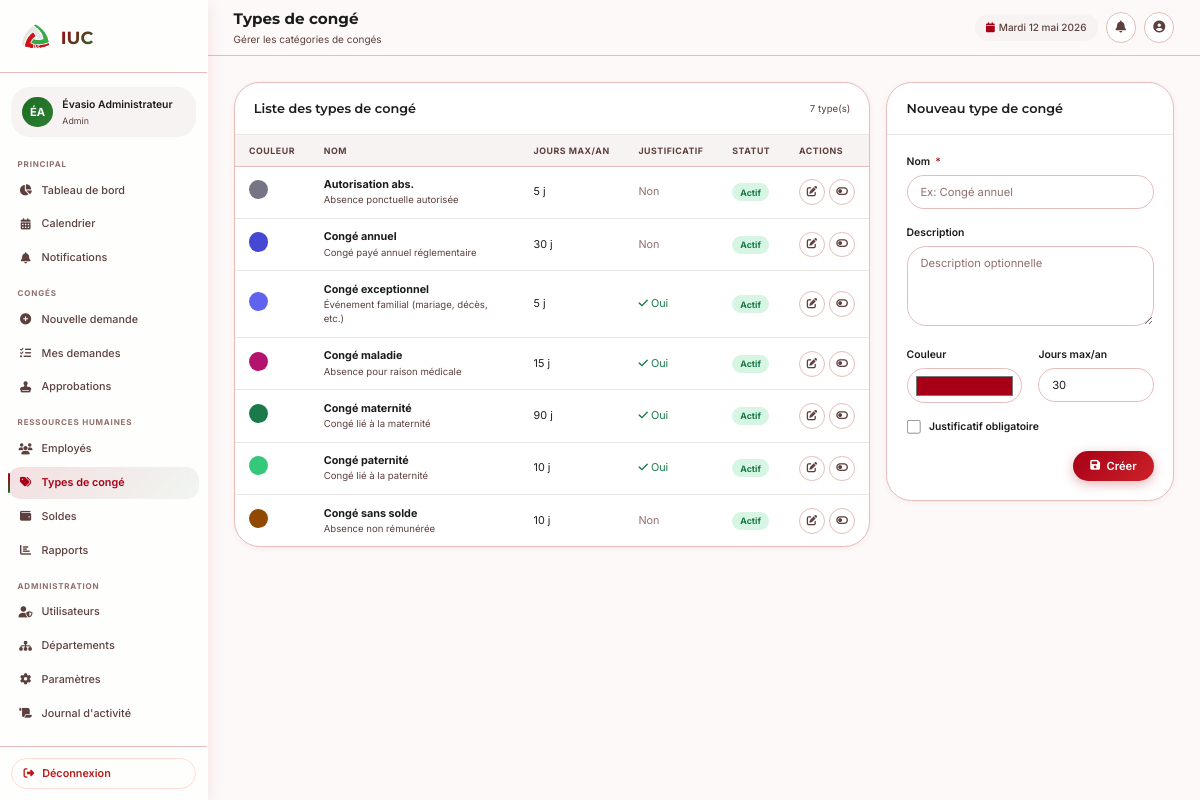
/types_conge.php (signed in), run on the app's committed database.
### tables this page shows
CREATE TABLE `types_conge` (
  `id`                  INT UNSIGNED NOT NULL AUTO_INCREMENT,
  `nom`                 VARCHAR(100) NOT NULL,
  `description`         TEXT DEFAULT NULL,
  `couleur`             VARCHAR(7) NOT NULL DEFAULT '#4648d4',
  `jours_max_annuel`    INT UNSIGNED NOT NULL DEFAULT 30,
  `justificatif_requis` TINYINT(1) NOT NULL DEFAULT 0,
  `actif`               TINYINT(1) NOT NULL DEFAULT 1,
  `created_at`          TIMESTAMP NOT NULL DEFAULT CURRENT_TIMESTAMP,
  `updated_at`          TIMESTAMP NOT NULL DEFAULT CURRENT_TIMESTAMP ON UPDATE CURRENT_TIMESTAMP,
  PRIMARY KEY (`id`)
);

### includes/functions.php (called while the page is built, shortened)
<?php
function h(string $str): string {
    return htmlspecialchars($str, ENT_QUOTES, 'UTF-8');
}

### types_conge.php (the view, shortened to what this page needs)
<?php
require_once __DIR__ . '/includes/functions.php';
$db = getDB();
$types = $db->query("SELECT * FROM types_conge ORDER BY nom")->fetchAll();
$edit = null;
require_once __DIR__ . '/includes/header.php';
?>
<div style="display:grid;grid-template-columns:1fr 360px;gap:20px;align-items:start">
    <div class="card">
        <div class="card-header">
            <div class="card-title">Liste des types de congé</div>
            <div class="card-subtitle"><?= count($types) ?> type(s)</div>
        </div>
        <?php if (empty($types)): ?>
            <div class="empty-state">
                <div class="empty-state-icon"><i class="fas fa-tags"></i></div>
                <h3>Aucun type configuré</h3>
            </div>
        <?php else: ?>
            <div class="table-wrapper">
                <table>
                    <thead>
                        <tr>
                            <th>Couleur</th>
                            <th>Nom</th>
                            <th>Jours max/an</th>
                            <th>Justificatif</th>
                            <th>Statut</th>
                            <th>Actions</th>
                        </tr>
                    </thead>
                    <tbody>
                        <?php foreach ($types as $t): ?>
                            <tr>
                                <td><span style="display:inline-block;width:24px;height:24px;border-radius:50%;background:<?= h($t['couleur']) ?>"></span></td>
                                <td><strong><?= h($t['nom']) ?></strong><?php if ($t['description']): ?><div style="font-size:12px;color:var(--on-surface-variant)"><?= h($t['description']) ?></div><?php endif; ?></td>
                                <td><?= $t['jours_max_annuel'] ?> j</td>
                                <td><?= $t['justificatif_requis'] ? '<span style="color:var(--success)"><i class="fas fa-check"></i> Oui</span>' : '<span style="color:var(--outline)">Non</span>' ?></td>
                                <td><span style="display:inline-flex;align-items:center;gap:5px;padding:3px 10px;border-radius:var(--radius-full);font-size:11px;font-weight:700;background:<?= $t['actif'] ? 'var(--success-container)' : 'var(--error-container)' ?>;color:<?= $t['actif'] ? 'var(--success)' : 'var(--error)' ?>"><?= $t['actif'] ? 'Actif' : 'Inactif' ?></span></td>
                                <td>
                                    <div class="action-btns">
                                        <a href="?edit=<?= $t['id'] ?>" class="btn-icon" title="Modifier"><i class="fas fa-edit"></i></a>
                                        <form method="POST" style="display:inline">
                                            <button type="submit" class="btn-icon <?= $t['actif'] ? 'refuse' : '' ?>" title="<?= $t['actif'] ? 'Désactiver' : 'Activer' ?>"><i class="fas <?= $t['actif'] ? 'fa-toggle-off' : 'fa-toggle-on' ?>"></i></button>
                                        </form>
                                    </div>
                                </td>
                            </tr>
                        <?php endforeach; ?>
                    </tbody>
                </table>
            </div>
        <?php endif; ?>
    </div>
    <div class="card">
        <div class="card-header">
            <div class="card-title"><?= $edit ? 'Modifier le type' : 'Nouveau type de congé' ?></div>
        </div>
        <div class="card-body">
            <form method="POST">
                <div class="form-group"><label class="form-label">Nom <span class="required">*</span></label>
                    <input type="text" name="nom" class="form-control" value="<?= h($edit ? $edit['nom'] : '') ?>" required placeholder="Ex: Congé annuel" />
                </div>
                <div class="form-group"><label class="form-label">Description</label>
                    <textarea name="description" class="form-control" rows="2" placeholder="Description optionnelle"><?= h($edit ? $edit['description'] : '') ?></textarea>
                </div>
                <div class="form-grid">
                    <div class="form-group"><label class="form-label">Couleur</label>
                        <input type="color" name="couleur" class="form-control" style="height:44px;padding:4px 8px;border-radius:var(--radius-full)" value="<?= h($edit ? $edit['couleur'] : '#a70016') ?>" />
                    </div>
                    <div class="form-group"><label class="form-label">Jours max/an</label>
                        <input type="number" name="jours_max_annuel" class="form-control" min="1" max="365" value="<?= $edit ? $edit['jours_max_annuel'] : 30 ?>" />
                    </div>
                </div>
                <div class="form-group">
                    <label style="display:flex;align-items:center;gap:10px;cursor:pointer">
                        <input type="checkbox" name="justificatif_requis" value="1" <?= ($edit && $edit['justificatif_requis']) ? 'checked' : '' ?> style="width:18px;height:18px;accent-color:var(--primary)" />
                        <span class="form-label" style="margin:0">Justificatif obligatoire</span>
                    </label>
                </div>
                <div style="display:flex;gap:10px;justify-content:flex-end">
                    <button type="submit" class="btn btn-primary"><i class="fas fa-save"></i> <?= $edit ? 'Modifier' : 'Créer' ?></button>
                </div>
            </form>
        </div>
    </div>
</div>
<?php require_once __DIR__ . '/includes/footer.php'; ?>

### assets/css/style.css (style rules this page uses)
:root { --primary: #a70016; --primary-container: #cc2229; --on-primary: #ffffff; --secondary: #1b6d24; --secondary-container: #a0f399; --on-secondary: #ffffff; --tertiary: #00567b; --on-tertiary: #ffffff; --background: #fcf9f8; --surface: #fcf9f8; --surface-low: #f6f3f2; --surface-container: #f0eded; --surface-high: #eae7e7; --surface-highest: #e4e2e1; --on-surface: #1b1c1c; --on-surface-variant: #5c403d; --outline: #906f6c; --outline-variant: #e5bdba; --inverse-surface: #303030; --inverse-on-surface: #f3f0f0; --success: #1a7a4a; --success-container: #d6f5e3; --error: #ba1a1a; --error-container: #ffdad6; --warning: #904900; --warning-container: #ffdcc5; --info: #00567b; --info-container: #d6ecff; --radius-sm: 0.5rem; --radius: 1rem; --radius-md: 1.5rem; --radius-lg: 2rem; --radius-xl: 3rem; --radius-full: 9999px; --shadow-sm: 0 2px 8px rgba(167,0,22,0.06); --shadow-md: 0 4px 20px rgba(167,0,22,0.10); --shadow-lg: 0 8px 32px rgba(167,0,22,0.14); --shadow-xl: 0 16px 48px rgba(167,0,22,0.18); --font-title: 'Montserrat', sans-serif; --font-body: 'Inter', sans-serif; --sidebar-width: 260px; --topbar-height: 70px; --content-padding: 32px; }
*, *::before, *::after { box-sizing: border-box; margin: 0; padding: 0; }
html { scroll-behavior: smooth; zoom: 0.8; }
body { font-family: var(--font-body); background: var(--background); color: var(--on-surface); min-height: 100vh; font-size: 15px; line-height: 1.5; -webkit-font-smoothing: antialiased; }
a { text-decoration: none; color: inherit; }
button { cursor: pointer; font-family: var(--font-body); }
input, select, textarea { font-family: var(--font-body); }
.btn { display: inline-flex; align-items: center; gap: 8px; padding: 10px 22px; border-radius: var(--radius-full); font-family: var(--font-body); font-size: 14px; font-weight: 600; border: none; transition: all 0.2s ease; cursor: pointer; text-decoration: none; white-space: nowrap; }
.btn-primary { background: linear-gradient(135deg, var(--primary), var(--primary-container)); color: white; box-shadow: 0 4px 14px rgba(167,0,22,0.30); }
.btn-icon { width: 32px; height: 32px; border-radius: var(--radius-full); border: 1px solid var(--outline-variant); background: white; display: flex; align-items: center; justify-content: center; font-size: 13px; transition: all 0.2s; color: var(--on-surface-variant); cursor: pointer; }
.card { background: white; border-radius: var(--radius-lg); border: 1px solid var(--outline-variant); box-shadow: var(--shadow-sm); overflow: hidden; }
.card-header { display: flex; align-items: center; justify-content: space-between; padding: 20px 24px; border-bottom: 1px solid var(--surface-high); }
.card-title { font-family: var(--font-title); font-size: 16px; font-weight: 600; color: var(--on-surface); }
.card-subtitle { font-size: 12px; color: var(--on-surface-variant); margin-top: 2px; }
.card-body { padding: 24px; }
.table-wrapper { overflow-x: auto; }
table { width: 100%; border-collapse: collapse; }
thead th { padding: 11px 18px; text-align: left; font-size: 11px; font-weight: 700; text-transform: uppercase; letter-spacing: 0.06em; color: var(--on-surface-variant); background: var(--surface-low); border-bottom: 1px solid var(--outline-variant); white-space: nowrap; }
tbody tr { border-bottom: 1px solid var(--surface-high); transition: background 0.15s; }
tbody tr:last-child { border-bottom: none; }
tbody td { padding: 13px 18px; font-size: 13.5px; color: var(--on-surface); vertical-align: middle; }
.action-btns { display: flex; gap: 6px; align-items: center; }
.form-group { margin-bottom: 20px; }
.form-label { display: block; font-size: 13px; font-weight: 600; color: var(--on-surface); margin-bottom: 7px; }
.form-label .required { color: var(--error); margin-left: 3px; }
.form-control { width: 100%; padding: 11px 16px; border: 1.5px solid var(--outline-variant); border-radius: var(--radius-full); font-family: var(--font-body); font-size: 14px; color: var(--on-surface); background: white; transition: all 0.2s ease; outline: none; appearance: none; -webkit-appearance: none; }
.form-control::placeholder { color: var(--outline); }
textarea.form-control { border-radius: var(--radius-md); resize: vertical; min-height: 100px; }
.form-grid { display: grid; grid-template-columns: 1fr 1fr; gap: 20px; }

### data on the page
types_conge: nom "Autorisation abs.", description "Absence ponctuelle autorisée", jours_max_annuel "5", justificatif_requis "Non", actif "Actif"
types_conge: nom "Congé annuel", description "Congé payé annuel réglementaire", jours_max_annuel "30", justificatif_requis "Non", actif "Actif"
types_conge: nom "Congé exceptionnel", description "Événement familial (mariage, décès, etc.)", jours_max_annuel "5", justificatif_requis 1 (drawn), actif "Actif"
types_conge: nom "Congé maladie", description "Absence pour raison médicale", jours_max_annuel "15", justificatif_requis 1 (drawn), actif "Actif"
types_conge: nom "Congé maternité", description "Congé lié à la maternité", jours_max_annuel "90", justificatif_requis 1 (drawn), actif "Actif"
types_conge: nom "Congé paternité", description "Congé lié à la paternité", jours_max_annuel "10", justificatif_requis 1 (drawn), actif "Actif"
types_conge: nom "Congé sans solde", description "Absence non rémunérée", jours_max_annuel "10", justificatif_requis "Non", actif "Actif"

### other printed values
$initials "ÉA"
$user['prenom'] . ' ' . $user['nom'] "Évasio Administrateur"
$role "Admin"
$label "Tableau de bord Calendrier Notifications Nouvelle demande Mes demandes Approbations Employés Types de congé Soldes Rapports Utilisateurs Départements Paramètres Journal d'activité"
$pageTitle "Types de congé"
$pageSubtitle "Gérer les catégories de congés"
$today "Mardi 12 mai 2026"
count($types) "7"
